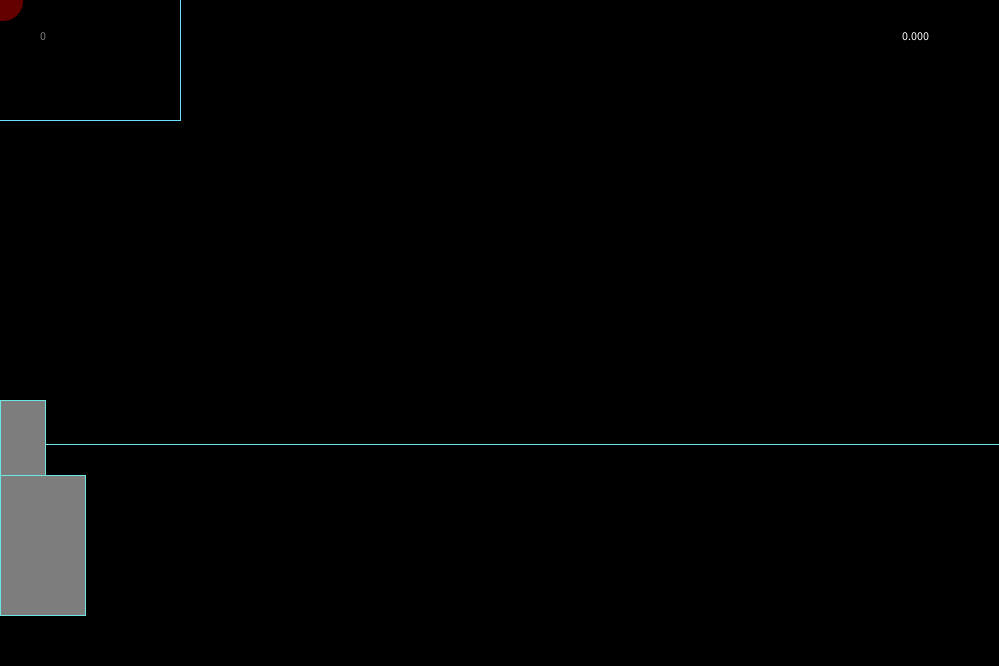
Frame 1 (no input)
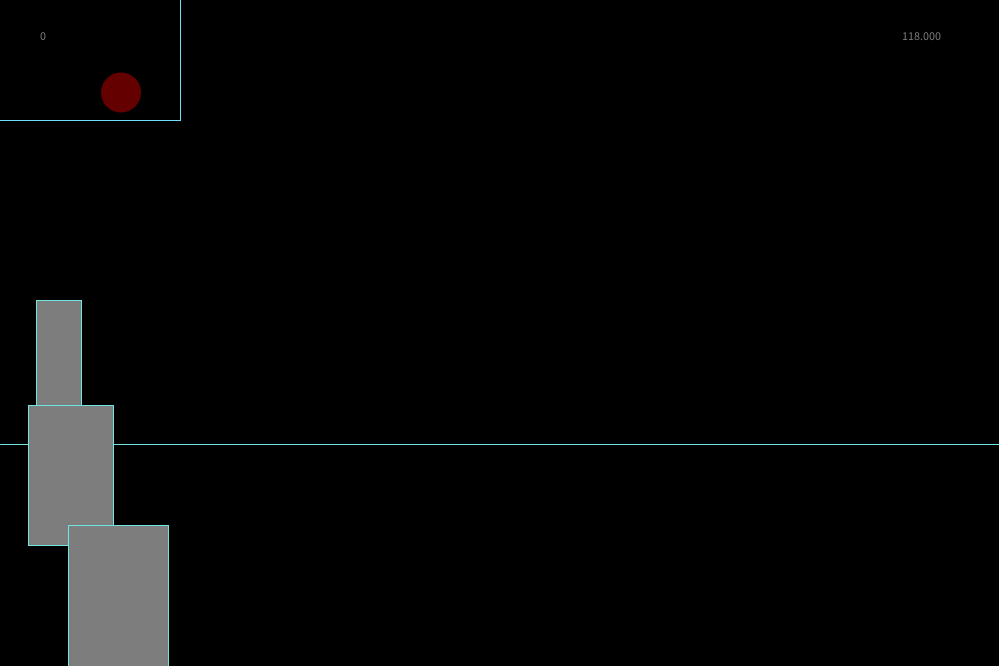
Frame 60 (the mouse pressed at the canvas centre just before this capture)
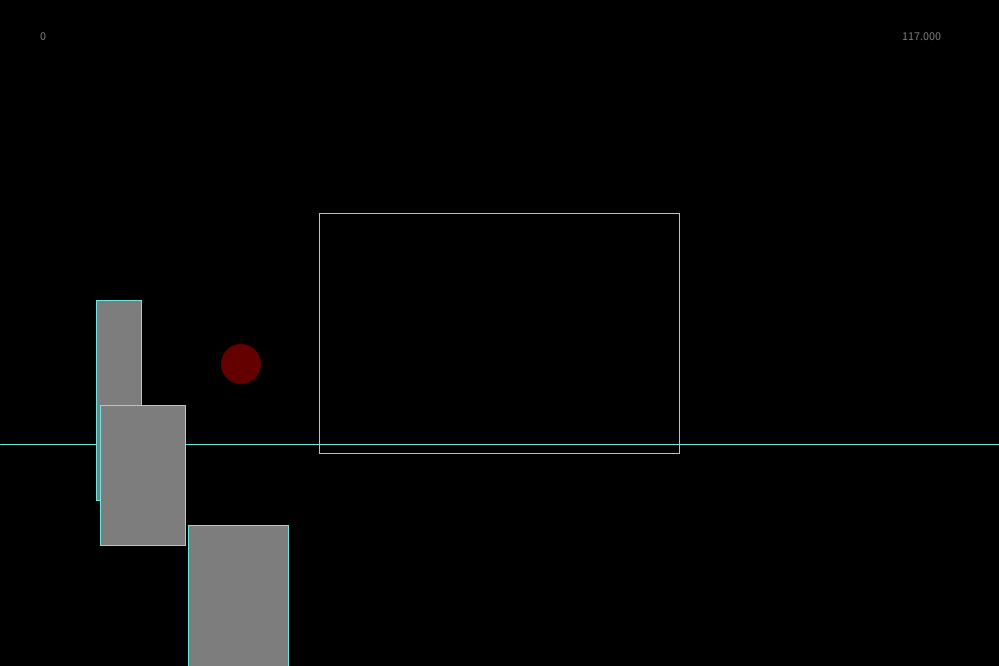
Frame 120 (the mouse held since frame 60 and released just before this capture)

The Processing sketch that drew these frames (run headless with seeded random() and noise(); from frame 60 on, the mouse is pressed at the canvas centre):

// Processing sketch: processing_81359
// ── processing_81359.pde

//Directions: Click mouse when all the elements
//    (rectangles, ellipse) are within framelines.
//    Win when your tally reaches 12. Lose if time runs out.



//TIME
float time;
//Tally
int pointup;
//gravity
float  vx = 2;
float  vy = 0;
float  X = 1;
float  Y = 1;
float  frictionx = 1;
float  frictiony = -1;
float gravity = .05;

//objects
int a,b,c,x,y,z;
float xpos,ypos,xspeed,yspeed;
float xxpos,yypos,yyypos, xxspeed,yyspeed;
float xxxpos,xxxspeed;

int xdir, ydir = 1;
int xxdir, yydir = 1;
int xxxdir = 1;

void setup(){
  size(999,666);
  noCursor();
  
  time = 0;
  
  xspeed = 1;
  xdir = 1;
  
  
  xxspeed = 2; 
  xxdir = 1;
  
  xxxspeed = 1.2;
  xxxdir = 1;
  
  ypos = 400;
  yypos = 675;
  yyypos = 475;
  
  pointup = 0;
  
  time = 0;
  
  
  
 
  
}

void draw(){
  background(0);
  
  
  //timer
  text(time, 900, 40);
  time = 120 - millis()/1000;
  if(time <= 0){
    background(100,0,0);
    text("YOU LOSE", 444,333);
  }
    //physics math
  vy += gravity;
  vx *= frictionx;
  X += vx;
  Y += vy;
  if(Y > 500){
    Y = 500;
    vy *= frictiony;
  }
  fill(100,0,0);
  noStroke();
  ellipse(X,Y, 40,40);
  if(X >= width){
    X += -1;
    vx *= -frictionx;
  }
 if(X <= 0){
vx *= -1;
  }
  
   
  //Horizon line
  stroke(111,229,226); 
  line(0,444, width, 444); //Horizon
  
  //Abstract place holder for images
  fill(125);
  rect(xpos, ypos, 45, 200);
  xpos = xpos + ( xspeed * xdir );
  if (xpos >  width + 20 || xpos <  - 65 ) {
    //N.B. add image/object flip as well
   xdir *= -1;
   
  }
  
  rect(xxxpos, yyypos, 85, 140);
   xxxpos = xxxpos + (xxxspeed * xxxdir ); 
   if( xxxpos < 0 || xxxpos > width + 88) {
   xxxdir *= -1;
  }
   rect(xxpos, yypos, 100, 300);
   xxpos = xxpos + ( xxspeed * xxdir );
   if (xxpos < 0 || xxpos > width ){
   xxdir *= -1;
  }
   
     //"framelines"
  noFill();
  stroke(111,222,333);
  rectMode(CENTER);
  rect(mouseX, mouseY, 360, 240);
  
  if(pointup >= 12){
    background(100, 50, 60);
    text("YOU WIN", 444, 333);
  }
  

 text(pointup, 40, 40);
 

  }
  
  void mouseClicked(){
   
   if((dist(mouseX, mouseY, xpos, ypos) <= 300) && (dist(mouseX, mouseY, xxpos, yypos) <= 300) && (dist(mouseX, mouseY, xxxpos, yyypos) <= 300) && (dist(mouseX, mouseY, X, Y) <= 300) ) {
   background(100);
   pointup += 1;
  } 
  
  
 }
